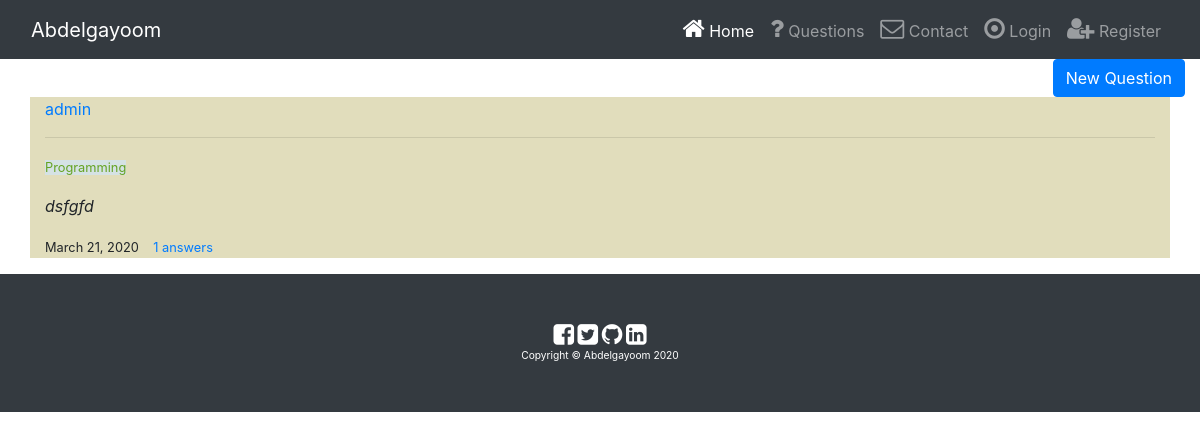
/questions/, run on an earlier commit of the app's database.
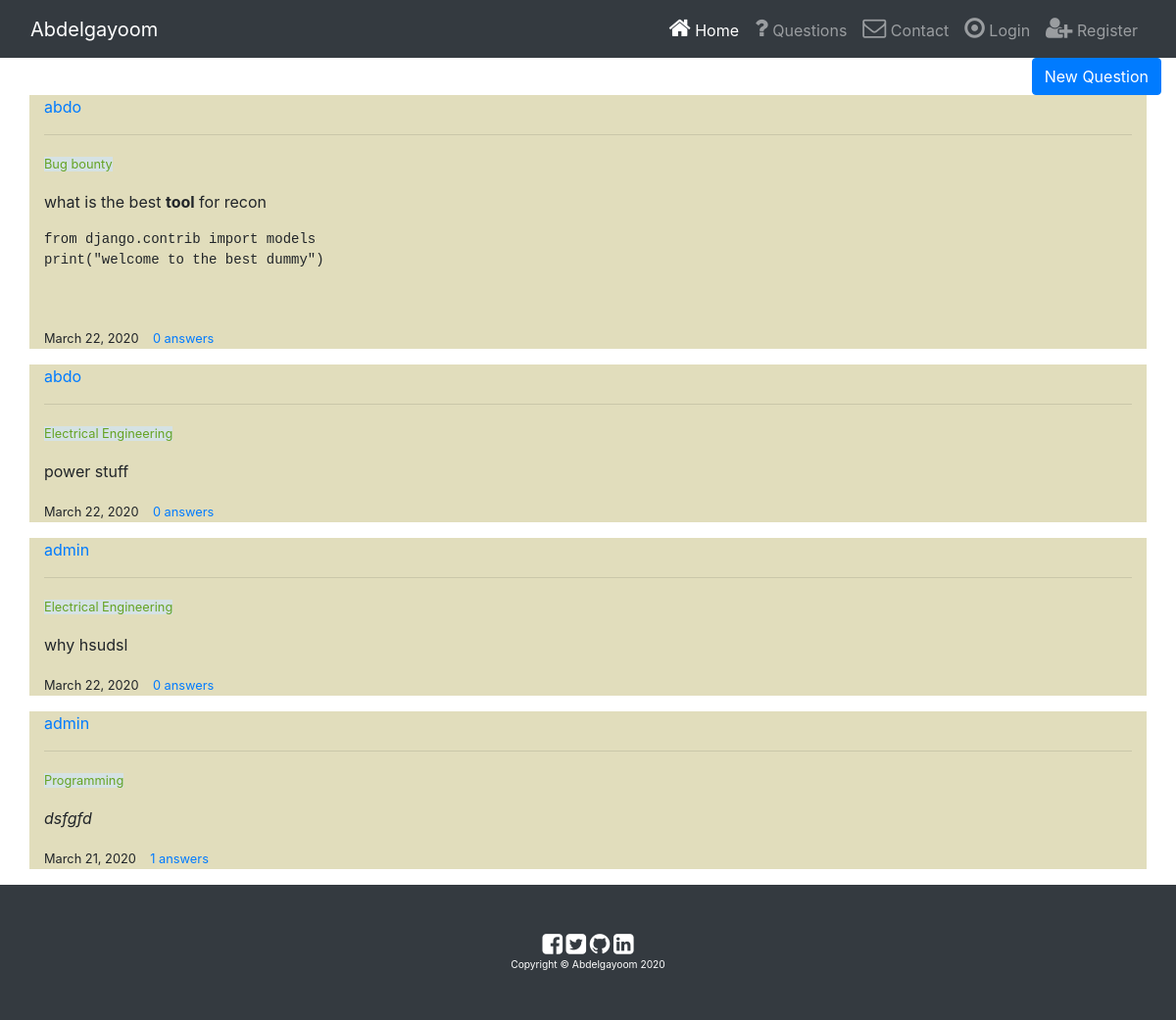
And on a later commit of the database.
### questions/models.py (models this page shows, shortened)
class Questions(models.Model):
    TAG_CHOICE = (
        ('Programming', 'Programming'),
        ('Web development', 'Web development'),
        ('Hacking', 'Hacking'),
        ('Electrical Engineering', 'Electrical Engineering'),
        ('Electronic Engineering', 'Electronic Engineering'),
        ('Android Development', 'Android Development'),
        ('Machine Learning', 'Machine Learning'),
        ('Bug bounty', 'Bug bounty'),
        ('others', 'others')
    )
    author = models.ForeignKey(User, on_delete=models.CASCADE)
    title = models.CharField(max_length=100, choices=TAG_CHOICE)
    body = RichTextField()
    date_asked = models.DateTimeField(auto_now_add=True, editable=False)

### questions/views.py (the view)
# urls.py: path('', views.QuestionsListView.as_view(), name='question_list'),
class QuestionsListView(ListView):
    model = Questions
    template_name = 'questions/questions_list.html'
    context_object_name = 'question'
    paginate_by = 5
    ordering = ['-date_asked']

### questions/templates/questions/questions_list.html (shortened to what this page needs)
{% extends 'blog/base.html' %}
{% block body %}
    <div class="text-right">
    <a class="btn btn-primary " href="{% url 'questions:new_question' %}">New Question</a>
    </div>
        {% for question in question %}
            <div class="container" style=" background:#E1DDBC">
                <a href="#">{{ question.author }}</a><hr/>
                <small style="cursor: pointer; color:#65a323; background:#D5E2E4">{{ question.title }}</small>
                <p> {{ question.body | safe }} </p>
                <p><small> {{ question.date_asked |date }} &nbsp;&nbsp;&nbsp;<a href="{% url 'questions:detail' question.pk %}">{{ question.answers.count}} answers</a></small></p>
            </div>
        {% endfor %}
</div>
{% endblock %}

What changed in the data, as far as the page shows it:
added Questions: author "abdo", title "Bug bounty", body "what is the best tool for recon from django.contrib import models print(\"welcome to the best dummy\")", date_asked "March 22, 2020", answers.count "0"
added Questions: author "abdo", title "Electrical Engineering", body "power stuff", date_asked "March 22, 2020", answers.count "0"
added Questions: author "admin", title "Electrical Engineering", body "why hsudsl", date_asked "March 22, 2020", answers.count "0"
